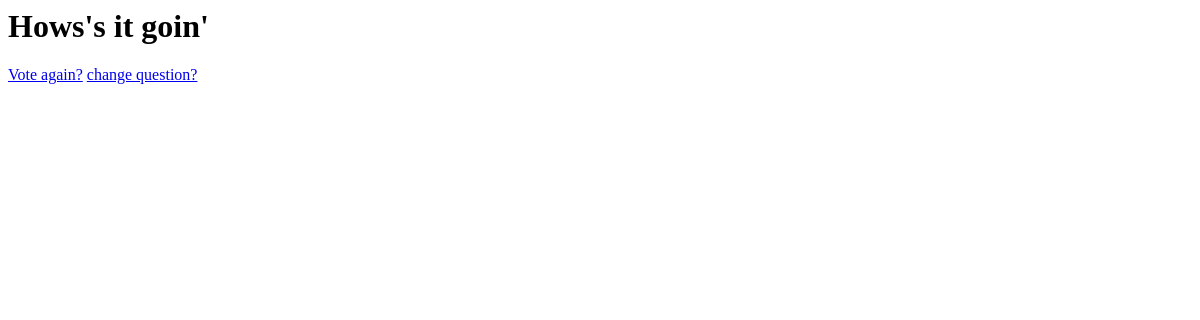
The app's page /polls/3/results/, older data.
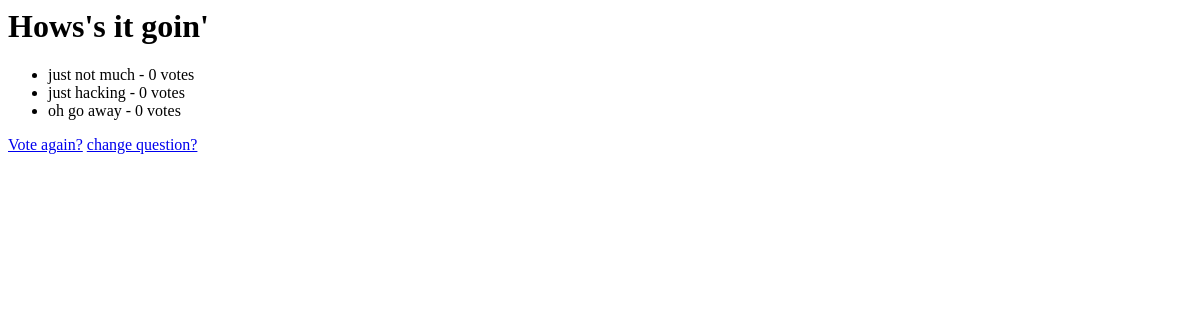
The same page, newer data.
### polls/models.py (models this page shows, shortened)
class Choice(models.Model):
    question = models.ForeignKey(Question,on_delete=models.CASCADE)
    choice = models.CharField(max_length=200)
    votes = models.IntegerField(default=0)

### polls/views.py (the view)
# urls.py: path('<int:question_id>/results/',views.results,name="results"),
def results(request, question_id):
    question = Question.objects.get(pk=question_id)
    return render(request, 'polls/results.html', {'question':question})

### polls/templates/polls/results.html
<h1>{{ question.question }}</h1>
<ul>
    {% for choice in question.choice_set.all %}
    <li>{{ choice.choice }} - {{ choice.votes }} vote{{ choice.votes|pluralize }}</li>
    {% endfor %}
</ul>
<a href="{% url 'polls:detail' question.id %}">Vote again?</a>
<a href="{% url 'polls:index' %}">change question?</a>

Row changes from the older to the newer data that the page shows:
added Choice: choice "just not much", votes "0"
added Choice: choice "just hacking", votes "0"
added Choice: choice "oh go away", votes "0"
